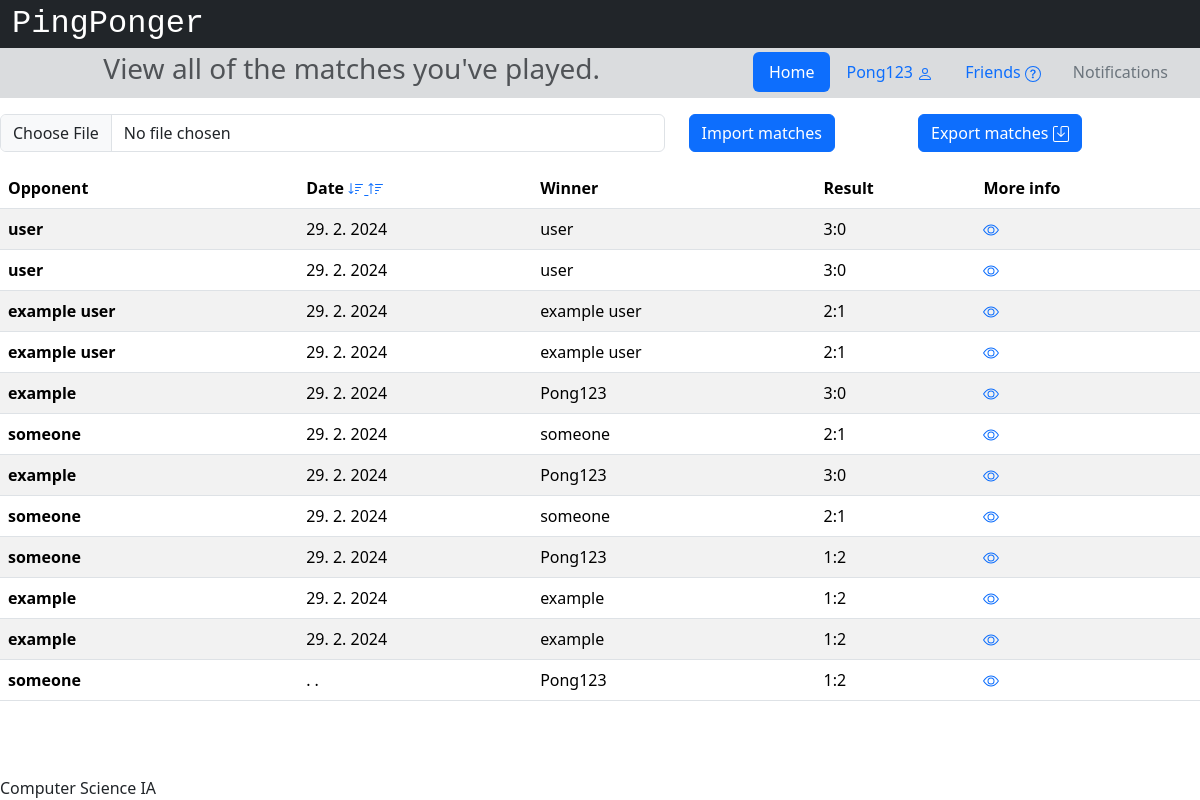
The app's page /pastmatches (signed in) with its own data.
### app/models.py (models this page shows, shortened)
class User(db.Model, UserMixin):
    __tablename__ = 'users'
    id = db.Column(db.Integer, primary_key=True)
    username = db.Column(db.String(32), nullable=False)
    email = db.Column(db.String(320), index=True, unique=True, nullable=False)
    password_hash = db.Column(db.String(128))
    join_date = db.Column(db.DateTime(timezone=True), default=datetime.now)
    experience = db.Column(db.String(12))
    age_group = db.Column(db.String(6))
    location_id = db.Column(db.Integer, db.ForeignKey('locations.id'))
    location = db.relationship('Location', back_populates='users')
    notifications = db.Relationship('Notification', back_populates='user', order_by='Notification.id.desc()')

class Match(db.Model):
    __tablename__ = 'matches'
    id = db.Column(db.Integer, primary_key=True)
    unique = db.Column(db.String(10), nullable=False)
    notes = db.Column(db.Text())
    setiCount = db.Column(db.Integer)
    date = db.Column(db.DateTime(timezone=True))
    finished = db.Column(db.Boolean)
    confirmA = db.Column(db.Boolean)
    confirmB = db.Column(db.Boolean)
    friendship_id = db.Column(db.Integer, db.ForeignKey('friendships.id'))
    tag_id = db.Column(db.Integer, db.ForeignKey('tags.id'))
    location_id = db.Column(db.Integer, db.ForeignKey('locations.id'))
    friendship = db.relationship('Friendship', back_populates='matches')
    tag = db.relationship('Tag', back_populates='matches')
    location = db.relationship('Location', back_populates='matches')
    winner = db.Column(db.Integer)
    loser = db.Column(db.Integer)
    sets = db.relationship('Set', back_populates='match', lazy=True)
    def setCount(self):
        set1 = 0
        set2 = 0
        for i in self.sets:
            if i.winner != None:
                if i.scoreA > i.scoreB:
                    set1 += 1
                else:
                    set2 += 1
        return [set1, set2]

### app/views.py (the view)
@app.route('/pastmatches')
@login_required
def pastmatches():
    session['url'] = url_for('pastmatches')
    d = (Match.query.filter(or_(Match.winner==current_user.id, Match.loser==current_user.id)).order_by(Match.date.desc())).all()
    return render_template('pastmatches.html', user=current_user, User=User, matches=d)

### app/views.py (called while the page is built)
@login_manager.user_loader
def load_user(user_id):
    return User.query.get(int(user_id))

### app/templates/pastmatches.html (shortened to what this page needs)
{% extends "base.html" %}
{% block head %}
    {{ super() }}
{% endblock %}
{% block pagetitle %}View all of the matches you've played.{% endblock %}
{% block content %}
<div class="row">
    <div class="col-md-12">
        {% if matches|length == 0 %}
        <div class="text-center">
            <h3>You haven't played any matches yet.</h3>
            <a class="btn btn-warning" href="/members/friends">Invite a friend to a match</a>
        </div>
        {% else %}
        <div class="form-group row mt-3">
            <div class="col-9 mb-3">
                <form class="row" method=post enctype=multipart/form-data action="{{url_for('importMatch')}}">
                    <div class="col-9">
                        <input type=file class="form-control" name=file>
                    </div>
                    <div class="col-3">
                        <input type=submit class="btn btn-primary" value="Import matches">
                    </div>
                </form>
            </div>
            <div class="col-3 mb-3">
                <a class="btn btn-primary" href="{{url_for('export')}}">
                    Export matches
                </a>
            </div>
        </div>
        <table class="table table-striped table-hover">
            <thead>
            <tr>
                <th scope="col">Opponent</th>
                <th scope="col">Date
                    <a href="{{url_for('pastmatchesSort', what='date', type='desc')}}">
                    </a>
                    <a href="{{url_for('pastmatchesSort', what='date', type='incr')}}">
                    </a>
                </th>
                <th scope="col">Winner
                </th>
                <th scope="col">Result</th>
                <th scope="col">More info</th>
            </tr>
            </thead>
            <tbody>
                {% for i in matches %}
                    <tr>
                        {% if user.id == i.winner %}
                            <th scope="row">{{User.query.get(i.loser).username}}</th>
                        {% else %}
                            <th scope="row">{{User.query.get(i.winner).username}}</th>
                        {% endif %}
                        <td>{{i.date.day}}. {{i.date.month}}. {{i.date.year}}</td>
                        <td>{{User.query.get(i.winner).username}}</td>
                        {% set count = i.setCount() %}
                        <td>{{count[0]}}:{{count[1]}}</td>
                        <td>
                            <a href="{{url_for('oneMatch', id=i.id)}}">
                            </a>
                        </td>
                    </tr>
                {% endfor %}
            </tbody>
        </table>
        {% endif %}
    </div>
</div>
{% endblock %}

### app/templates/base.html (shortened to what this page needs)
<!DOCTYPE html>
<html lang="en">
    <head>
        {% block head %}
        <link href="https://cdn.jsdelivr.net/npm/bootstrap@5.3.2/dist/css/bootstrap.min.css" rel="stylesheet">
        <link rel="stylesheet" href="https://cdnjs.cloudflare.com/ajax/libs/font-awesome/4.7.0/css/font-awesome.min.css">
        <link rel="stylesheet" href="{{ url_for('static', filename='style.css') }}">
        {% endblock %}
    </head>
    <body>
        <div id="header">
            {% block header %}
            <div class="container-fluid">
                <div class="row bg-dark">
                    <a class="navbar-brand text-white" style="font-size: 2rem; font-family: var(--bs-font-monospace) !important;" href="/">PingPonger</a>
                </div>
                <div class="row bg-secondary bg-opacity-25 p-1">
                    <div class="col-7">
                        <h3 class="text-muted d-flex justify-content-center">
                            {% block pagetitle %}{% endblock %}
                        </h3>
                    </div>
                    <div class="col-5 d-flex justify-content-end">
                        <ul class="nav nav-pills">
                            <li class="nav-item">
                                <a class="nav-link active" href="/">Home</a>
                            </li>
                            <li class="nav-item">
                                {% if current_user.is_authenticated %}
                                    <li class="nav-item">
                                        <a class="nav-link" href="{{url_for('profile', username=current_user.username, userID=current_user.id)}}">{{current_user.username}}
                                        </a>
                                    </li>
                                    {% else %}
                                    <li class="nav-item">
                                        <a class="nav-link" href="/login">Log In</a>
                                    </li>
                                {% endif %}
                            </li>
                            <li class="nav-item">
                                <a class="nav-link" href="{{url_for('allusers', who='friends')}}">
                                        Friends
                                </a>
                            </li>
                            <li class="nav-item">
                                <a class="nav-link text-secondary" href="/notifications">Notifications</a>
                            </li>
                        </ul>
                    </div>
                </div>
            </div>
            {% endblock %}
        </div>
        <div id="content">{% block content %}{% endblock %}</div>
        <div id="footer" class="fixed-bottom">
            {% block footer %}
            Computer Science IA
            {% endblock %}
        </div>
    </body>
</html>

### app/static/style.css (style rules this page uses)
div { text-align: justify; text-justify: inter-word; }

### records on screen
User: username "Pong123"
Match: query.get "user", date.day "29", date.month "2", date.year "2024", setiCount "3", count "0"
Match: query.get "user", date.day "29", date.month "2", date.year "2024", setiCount "3", count "0"
Match: query.get "example user", date.day "29", date.month "2", date.year "2024", count "2", count "1"
Match: query.get "example user", date.day "29", date.month "2", date.year "2024", count "2", count "1"
Match: query.get "example", date.day "29", date.month "2", date.year "2024", query.get "Pong123", setiCount "3", count "0"
Match: query.get "someone", date.day "29", date.month "2", date.year "2024", count "2", count "1"
Match: query.get "example", date.day "29", date.month "2", date.year "2024", query.get "Pong123", setiCount "3", count "0"
Match: query.get "someone", date.day "29", date.month "2", date.year "2024", count "2", count "1"
Match: query.get "someone", date.day "29", date.month "2", date.year "2024", query.get "Pong123", count "1", count "2"
Match: query.get "example", date.day "29", date.month "2", date.year "2024", count "1", count "2"
Match: query.get "example", date.day "29", date.month "2", date.year "2024", finished "1", count "2"
Match: query.get "someone", query.get "Pong123", count "1", count "2"
